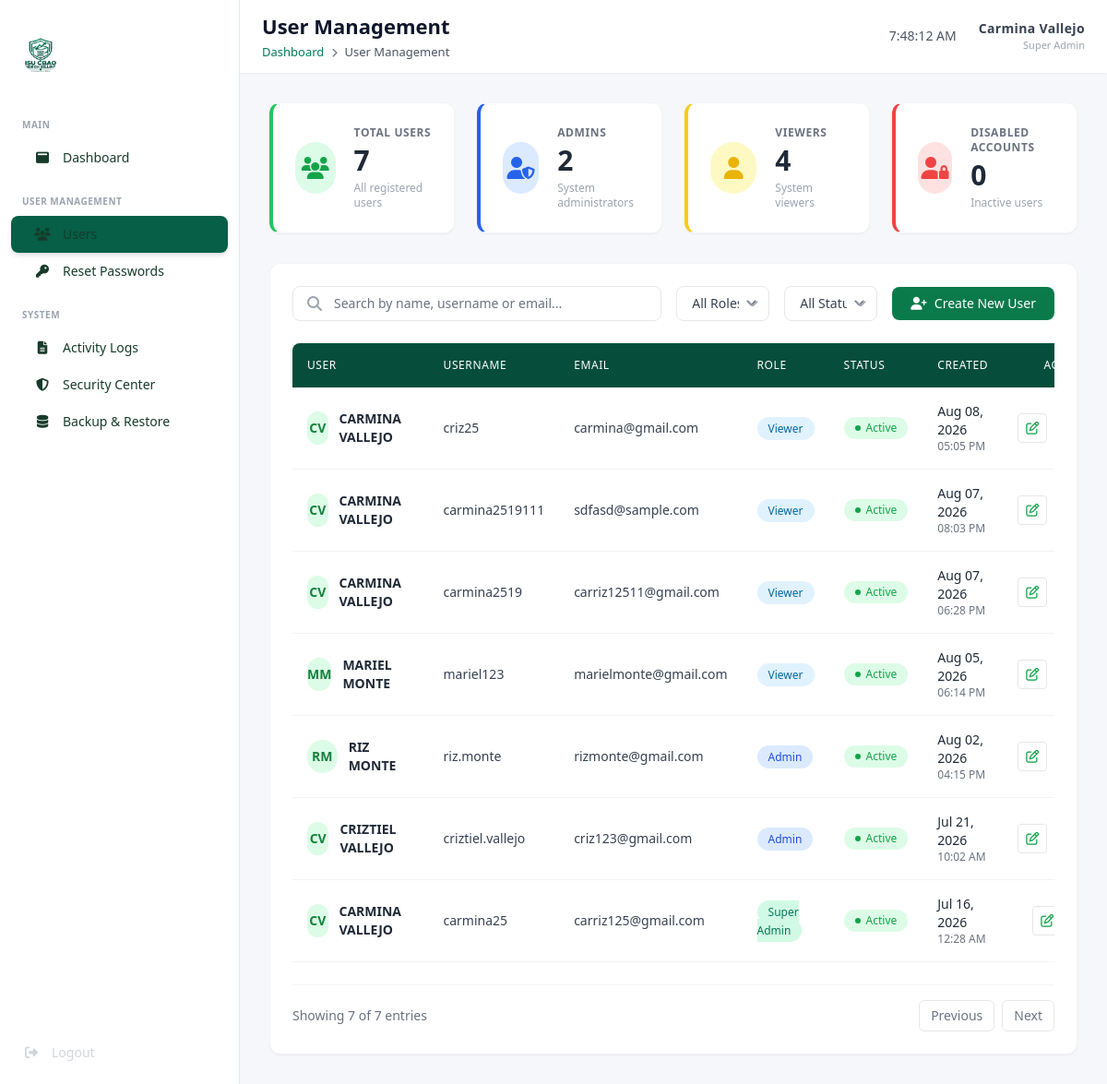
The app's page /pages/superadmin/users.php (signed in) with its own data.
### tables this page shows
CREATE TABLE `users` (
  `id` int(11) NOT NULL AUTO_INCREMENT,
  `firstname` varchar(100) NOT NULL,
  `lastname` varchar(100) NOT NULL,
  `email` varchar(150) NOT NULL,
  `mobile` varchar(20) DEFAULT NULL,
  `username` varchar(100) NOT NULL,
  `password` varchar(255) NOT NULL,
  `role` enum('Super Admin','Admin','Viewer') NOT NULL,
  `recovery_password` varchar(255) DEFAULT NULL,
  `recovery_code` varchar(255) DEFAULT NULL,
  `failed_attempts` int(11) NOT NULL DEFAULT 0,
  `lock_until` datetime DEFAULT NULL,
  `created_at` timestamp NULL DEFAULT current_timestamp(),
  `updated_at` timestamp NULL DEFAULT current_timestamp() ON UPDATE current_timestamp(),
  `status` enum('Active','Inactive','Deleted') NOT NULL DEFAULT 'Active',
  `is_permanently_locked` tinyint(1) DEFAULT 0,
  PRIMARY KEY (`id`),
  UNIQUE KEY `email` (`email`),
  UNIQUE KEY `username` (`username`)
);

### includes/superadmin_functions.php (called while the page is built, shortened)
<?php
function getTotalUsers($conn) {
    $result = $conn->query("SELECT COUNT(*) as total FROM users WHERE status != 'Deleted'");
    if ($result) {
        $row = $result->fetch_assoc();
        return $row['total'];
    }
    return 0;
}
function getTotalAdmins($conn) {
    $result = $conn->query("SELECT COUNT(*) as total FROM users WHERE role='Admin' AND status <> 'Deleted'");
    if ($result) {
        $row = $result->fetch_assoc();
        return $row['total'];
    }
    return 0;
}
function getTotalViewers($conn) {
    $result = $conn->query("SELECT COUNT(*) as total FROM users WHERE role='Viewer' AND status <> 'Deleted'");
    if ($result) {
        $row = $result->fetch_assoc();
        return $row['total'];
    }
    return 0;
}
function getTotalDisabledUsers($conn) {
    $result = $conn->query("SELECT COUNT(*) as total FROM users WHERE status='Inactive' AND status <> 'Deleted'");
    if ($result) {
        $row = $result->fetch_assoc();
        return $row['total'];
    }
    return 0;
}
function getAllUsers($conn, $role = null, $status = null, $limit = null, $offset = 0) {
    $query = "SELECT id, firstname, lastname, username, email, mobile, role, status, created_at, lock_until, is_permanently_locked FROM users WHERE 1=1";
    if ($status && $status !== 'all' && $status !== 'All Status' && $status !== 'All Statuses') {
        $query .= " AND status = '" . $conn->real_escape_string($status) . "'";
    } else {
        $query .= " AND status != 'Deleted'";
    }
    $query .= " ORDER BY created_at DESC";
    $result = $conn->query($query);
    $users = [];
    if ($result) {
        while ($row = $result->fetch_assoc()) {
            $users[] = $row;
        }
    }
    return $users;
}

### pages/superadmin/users.php (the view, shortened to what this page needs)
<?php
require_once "../../config/database.php";
require_once "../../includes/superadmin_functions.php";
$roleFilter = $_GET['role'] ?? 'all';
$statusFilter = $_GET['status'] ?? 'all';
$users = getAllUsers($conn, $roleFilter, $statusFilter);
$totalUsers = getTotalUsers($conn);
$totalAdmins = getTotalAdmins($conn);
$totalViewers = getTotalViewers($conn);
$totalDisabled = getTotalDisabledUsers($conn);
function getInitials($name) {
    $words = explode(' ', $name);
    $initials = '';
    foreach ($words as $w) {
        $initials .= mb_substr($w, 0, 1);
    }
    return strtoupper($initials);
}
?>
<!DOCTYPE html>
<html lang="en">
<head>
    <script src="https://cdn.tailwindcss.com?plugins=forms"></script>
    <link rel="stylesheet" href="https://cdnjs.cloudflare.com/ajax/libs/font-awesome/6.4.0/css/all.min.css">
</head>
<body class="bg-[#f0f4f5] flex h-screen font-sans overflow-hidden">
<?php include_once "sidebar.php"; ?>
    <main class="flex-1 overflow-y-auto flex flex-col h-full bg-[#f0f4f5]" id="main-content">
        <?php include_once "topbar.php"; ?>
        <div class="p-6 md:p-8 flex-1">
            <div class="grid grid-cols-1 md:grid-cols-2 lg:grid-cols-4 gap-6 mb-8">
                <div class="bg-white rounded-xl shadow-sm border border-gray-100 p-6 border-l-4 border-l-green-500 flex items-center gap-5">
                    <div class="w-14 h-14 rounded-full bg-green-100 flex items-center justify-center text-green-600 text-2xl">
                        <i class="fa-solid fa-users"></i>
                    </div>
                    <div>
                        <p class="text-xs font-bold text-gray-500 uppercase tracking-wider mb-1">Total Users</p>
                        <h2 class="text-3xl font-bold text-gray-800"><?php echo htmlspecialchars($totalUsers); ?></h2>
                        <p class="text-xs text-gray-400 mt-1">All registered users</p>
                    </div>
                </div>
                <div class="bg-white rounded-xl shadow-sm border border-gray-100 p-6 border-l-4 border-l-blue-600 flex items-center gap-5">
                    <div class="w-14 h-14 rounded-full bg-blue-100 flex items-center justify-center text-blue-600 text-2xl">
                        <i class="fa-solid fa-user-shield"></i>
                    </div>
                    <div>
                        <p class="text-xs font-bold text-gray-500 uppercase tracking-wider mb-1">Admins</p>
                        <h2 class="text-3xl font-bold text-gray-800"><?php echo htmlspecialchars($totalAdmins); ?></h2>
                        <p class="text-xs text-gray-400 mt-1">System administrators</p>
                    </div>
                </div>
                <div class="bg-white rounded-xl shadow-sm border border-gray-100 p-6 border-l-4 border-l-yellow-400 flex items-center gap-5">
                    <div class="w-14 h-14 rounded-full bg-yellow-100 flex items-center justify-center text-yellow-500 text-2xl">
                        <i class="fa-solid fa-user"></i>
                    </div>
                    <div>
                        <p class="text-xs font-bold text-gray-500 uppercase tracking-wider mb-1">Viewers</p>
                        <h2 class="text-3xl font-bold text-gray-800"><?php echo htmlspecialchars($totalViewers); ?></h2>
                        <p class="text-xs text-gray-400 mt-1">System viewers</p>
                    </div>
                </div>
                <div class="bg-white rounded-xl shadow-sm border border-gray-100 p-6 border-l-4 border-l-red-500 flex items-center gap-5">
                    <div class="w-14 h-14 rounded-full bg-red-100 flex items-center justify-center text-red-500 text-2xl">
                        <i class="fa-solid fa-user-lock"></i>
                    </div>
                    <div>
                        <p class="text-xs font-bold text-gray-500 uppercase tracking-wider mb-1">Disabled Accounts</p>
                        <h2 class="text-3xl font-bold text-gray-800"><?php echo htmlspecialchars($totalDisabled); ?></h2>
                        <p class="text-xs text-gray-400 mt-1">Inactive users</p>
                    </div>
                </div>
            </div>
            <div class="bg-white rounded-xl shadow-sm border border-gray-100 p-6">
                <div class="flex flex-wrap items-center justify-between gap-4 mb-6">
                    <div class="flex items-center gap-4 flex-1">
                        <div class="relative w-full max-w-md">
                            <i class="fa-solid fa-magnifying-glass absolute left-4 top-1/2 transform -translate-y-1/2 text-gray-400"></i>
                            <input type="text" id="user-search" placeholder="Search by name, username or email..." class="w-full pl-11 pr-4 py-2 border border-gray-200 rounded-lg focus:outline-none focus:border-green-500 text-sm" onkeyup="filterTable()">
                        </div>
                        <div class="relative w-40">
                            <select id="role-filter" class="w-full appearance-none bg-white border border-gray-200 text-gray-700 py-2 px-4 pr-8 rounded-lg text-sm focus:outline-none" onchange="filterTable()">
                                <option>All Roles</option>
                            </select>
                        </div>
                        <div class="relative w-40">
                            <select id="status-filter" class="w-full appearance-none bg-white border border-gray-200 text-gray-700 py-2 px-4 pr-8 rounded-lg text-sm focus:outline-none" onchange="filterTable()">
                                <option>All Status</option>
                            </select>
                        </div>
                    </div>
                    <a href="user_edit.php" class="bg-brand-green hover:bg-green-700 text-white px-5 py-2 rounded-lg text-sm font-medium flex items-center gap-2 transition-colors">
                        <i class="fa-solid fa-user-plus"></i> Create New User
                    </a>
                </div>
                <div class="overflow-x-auto">
                    <table id="users-table" class="w-full text-left border-collapse">
                        <thead>
                            <tr class="bg-brand-dark text-white text-xs uppercase tracking-wider">
                                <th class="p-4 rounded-tl-lg font-medium">User</th>
                                <th class="p-4 font-medium">Username</th>
                                <th class="p-4 font-medium">Email</th>
                                <th class="p-4 font-medium">Role</th>
                                <th class="p-4 font-medium">Status</th>
                                <th class="p-4 font-medium">Created</th>
                                <th class="p-4 rounded-tr-lg font-medium text-center">Actions</th>
                            </tr>
                        </thead>
                        <tbody class="text-sm text-gray-700">
                            <?php foreach ($users as $user): ?>
                                <tr class="border-b border-gray-100 hover:bg-gray-50">
                                    <td class="p-4">
                                        <div class="flex items-center gap-3">
                                            <div class="w-9 h-9 rounded-full bg-green-100 text-green-700 flex items-center justify-center font-bold text-sm"><?php echo getInitials($user['firstname'] . ' ' . $user['lastname']); ?></div>
                                            <span class="font-bold text-gray-800"><?php echo htmlspecialchars(strtoupper($user['firstname'] . ' ' . $user['lastname'])); ?></span>
                                        </div>
                                    </td>
                                    <td class="p-4"><?php echo htmlspecialchars($user['username']); ?></td>
                                    <td class="p-4"><?php echo htmlspecialchars($user['email']); ?></td>
                                    <td class="p-4">
                                        <?php
                                            $role_class = 'bg-sky-100 text-sky-700';
                                            if ($user['role'] === 'Super Admin') $role_class = 'bg-emerald-100 text-emerald-700';
                                            if ($user['role'] === 'Admin') $role_class = 'bg-blue-100 text-blue-700';
                                        ?>
                                        <span class="<?php echo $role_class; ?> px-3 py-1 rounded-full text-xs font-medium"><?php echo htmlspecialchars($user['role']); ?></span>
                                    </td>
                                    <td class="p-4">
                                        <div class="flex items-center gap-2">
                                            <?php
                                                if ($user['status'] === 'Active'): ?>
                                                <span class="bg-green-100 text-green-600 px-3 py-1 rounded-full text-xs font-medium flex items-center gap-1.5 w-max">
                                                    <span class="w-1.5 h-1.5 rounded-full bg-green-600"></span> Active
                                                </span>
                                            <?php elseif ($user['status'] === 'Deleted'): ?>
                                                <span class="bg-gray-200 text-gray-600 px-3 py-1 rounded-full text-xs font-medium flex items-center gap-1.5 w-max">
                                                    <span class="w-1.5 h-1.5 rounded-full bg-gray-500"></span> Deleted
                                                </span>
                                            <?php else:  ?>
                                                <span class="bg-red-100 text-red-500 px-3 py-1 rounded-full text-xs font-medium flex items-center gap-1.5 w-max">
                                                    <span class="w-1.5 h-1.5 rounded-full bg-red-500"></span> Inactive
                                                </span>
                                            <?php endif; ?>
                                        </div>
                                    </td>
                                    <td class="p-4">
                                        <div class="font-medium text-gray-800"><?php echo date('M d, Y', strtotime($user['created_at'])); ?></div>
                                        <div class="text-xs text-gray-500"><?php echo date('h:i A', strtotime($user['created_at'])); ?></div>
                                    </td>
                                    <td class="p-4">
                                        <div class="flex items-center justify-center gap-2">
                                            <a href="user_edit.php?id=<?php echo $user['id']; ?>" class="w-8 h-8 rounded border border-gray-200 text-green-600 hover:bg-green-50 flex items-center justify-center"><i class="fa-regular fa-pen-to-square"></i></a>
                                        </div>
                                    </td>
                                </tr>
                            <?php endforeach; ?>
                        </tbody>
                    </table>
                </div>
                <div class="flex items-center justify-between mt-6 pt-4 border-t border-gray-100">
                    <p id="table-info" class="text-sm text-gray-500">Showing <?php echo count($users); ?> of <?php echo $totalUsers; ?> entries</p>
                    <div class="flex gap-1">
                        <button id="prev-page" class="px-3 py-1.5 text-sm text-gray-500 border border-gray-200 rounded-md hover:bg-gray-50" disabled>Previous</button>
                        <button id="next-page" class="px-3 py-1.5 text-sm text-gray-500 border border-gray-200 rounded-md hover:bg-gray-50" disabled>Next</button>
                    </div>
                </div>
            </div>
        </div>
    </main>
</body>
</html>

### records on screen
users: firstname+lastname "CV", firstname+lastname "CARMINA VALLEJO", username "criz25", email "carmina@gmail.com", role "Viewer", status "Active" (drawn), created_at "Aug 08, 2026", created_at "05:05 PM"
users: firstname+lastname "CV", firstname+lastname "CARMINA VALLEJO", username "carmina2519111", email "sdfasd@sample.com", role "Viewer", status "Active" (drawn), created_at "Aug 07, 2026", created_at "08:03 PM"
users: firstname+lastname "CV", firstname+lastname "CARMINA VALLEJO", username "carmina2519", email "carriz12511@gmail.com", role "Viewer", status "Active" (drawn), created_at "Aug 07, 2026", created_at "06:28 PM"
users: firstname+lastname "MM", firstname+lastname "MARIEL MONTE", username "mariel123", email "marielmonte@gmail.com", role "Viewer", status "Active" (drawn), created_at "Aug 05, 2026", created_at "06:14 PM"
users: firstname+lastname "RM", firstname+lastname "RIZ MONTE", username "riz.monte", email "rizmonte@gmail.com", role "Admin", status "Active" (drawn), created_at "Aug 02, 2026", created_at "04:15 PM"
users: firstname+lastname "CV", firstname+lastname "CRIZTIEL VALLEJO", username "criztiel.vallejo", email "criz123@gmail.com", role "Admin", status "Active" (drawn), created_at "Jul 21, 2026", created_at "10:02 AM"
users: firstname+lastname "CV", firstname+lastname "CARMINA VALLEJO", username "carmina25", email "carriz125@gmail.com", role "Super Admin", status "Active" (drawn), created_at "Jul 16, 2026", created_at "12:28 AM"

### other values on screen
$pageTitle "User Management"
$breadcrumb['name'] "User Management"
$_SESSION['fullname'] "Carmina Vallejo"
$_SESSION['role'] "Super Admin"
$totalUsers "7"
$totalAdmins "2"
$totalViewers "4"
$totalDisabled "0"
count($users) "7"
